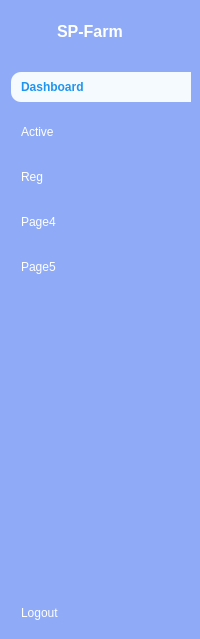
     <widget class="QWidget" name="icon_name_widget" native="true">
      <property name="styleSheet">
       <string notr="true">QWidget{
	background-color: rgb(143, 171, 247);
	color: white;
}
QPushButton{
	color: white;
	text-align: left;
	height: 30px;
	border: none;
	padding-left: 10px;
	border-top-left-radius: 10px;
	border-bottom-left-radius: 10px;
}
QPushButton::checked{
	
	background-color: rgb(245, 250, 254);
	color: rgb(31, 149, 239);
	font-weight: bold;
}</string>
      </property>
      <layout class="QVBoxLayout" name="verticalLayout_4">
       <property name="rightMargin">
        <number>9</number>
       </property>
       <item>
        <layout class="QHBoxLayout" name="horizontalLayout_3">
         <property name="rightMargin">
          <number>20</number>
         </property>
         <item>
          <widget class="QLabel" name="label_4">
           <property name="minimumSize">
            <size>
             <width>40</width>
             <height>40</height>
            </size>
           </property>
           <property name="maximumSize">
            <size>
             <width>40</width>
             <height>40</height>
            </size>
           </property>
           <property name="text">
            <string/>
           </property>
           <property name="pixmap">
            <pixmap resource="../ui/resources.qrc">:/icons/images/logo.png</pixmap>
           </property>
          </widget>
         </item>
         <item>
          <widget class="QLabel" name="label_2">
           <property name="font">
            <font>
             <pointsize>12</pointsize>
             <bold>true</bold>
            </font>
           </property>
           <property name="text">
            <string>SP-Farm</string>
           </property>
          </widget>
         </item>
        </layout>
       </item>
       <item>
        <layout class="QVBoxLayout" name="verticalLayout_3">
         <property name="spacing">
          <number>15</number>
         </property>
         <property name="topMargin">
          <number>15</number>
         </property>
         <item>
          <widget class="QPushButton" name="dashboard_2">
           <property name="cursor">
            <cursorShape>PointingHandCursor</cursorShape>
           </property>
           <property name="text">
            <string>Dashboard</string>
           </property>
           <property name="icon">
            <iconset resource="../ui/resources.qrc">
             <normaloff>:/icons/images/dashboard-white.png</normaloff>
             <normalon>:/icons/images/dashboard-dark.png</normalon>:/icons/images/dashboard-white.png</iconset>
           </property>
           <property name="iconSize">
            <size>
             <width>24</width>
             <height>24</height>
            </size>
           </property>
           <property name="checkable">
            <bool>true</bool>
           </property>
           <property name="checked">
            <bool>true</bool>
           </property>
           <property name="autoExclusive">
            <bool>true</bool>
           </property>
          </widget>
         </item>
         <item>
          <widget class="QPushButton" name="active_menu_2">
           <property name="cursor">
            <cursorShape>PointingHandCursor</cursorShape>
           </property>
           <property name="text">
            <string>Active</string>
           </property>
           <property name="icon">
            <iconset resource="../ui/resources.qrc">
             <normaloff>:/icons/images/dashboard-white.png</normaloff>
             <normalon>:/icons/images/dashboard-dark.png</normalon>:/icons/images/dashboard-white.png</iconset>
           </property>
           <property name="iconSize">
            <size>
             <width>24</width>
             <height>24</height>
            </size>
           </property>
           <property name="checkable">
            <bool>true</bool>
           </property>
           <property name="autoExclusive">
            <bool>true</bool>
           </property>
          </widget>
         </item>
         <item>
          <widget class="QPushButton" name="reg_2">
           <property name="cursor">
            <cursorShape>PointingHandCursor</cursorShape>
           </property>
           <property name="text">
            <string>Reg</string>
           </property>
           <property name="icon">
            <iconset resource="../ui/resources.qrc">
             <normaloff>:/icons/images/dashboard-white.png</normaloff>
             <normalon>:/icons/images/dashboard-dark.png</normalon>:/icons/images/dashboard-white.png</iconset>
           </property>
           <property name="iconSize">
            <size>
             <width>24</width>
             <height>24</height>
            </size>
           </property>
           <property name="checkable">
            <bool>true</bool>
           </property>
           <property name="autoExclusive">
            <bool>true</bool>
           </property>
          </widget>
         </item>
         <item>
          <widget class="QPushButton" name="page4_2">
           <property name="cursor">
            <cursorShape>PointingHandCursor</cursorShape>
           </property>
           <property name="text">
            <string>Page4</string>
           </property>
           <property name="icon">
            <iconset resource="../ui/resources.qrc">
             <normaloff>:/icons/images/dashboard-white.png</normaloff>
             <normalon>:/icons/images/dashboard-dark.png</normalon>:/icons/images/dashboard-white.png</iconset>
           </property>
           <property name="iconSize">
            <size>
             <width>24</width>
             <height>24</height>
            </size>
           </property>
           <property name="checkable">
            <bool>true</bool>
           </property>
           <property name="autoExclusive">
            <bool>true</bool>
           </property>
          </widget>
         </item>
         <item>
          <widget class="QPushButton" name="page5_2">
           <property name="cursor">
            <cursorShape>PointingHandCursor</cursorShape>
           </property>
           <property name="text">
            <string>Page5</string>
           </property>
           <property name="icon">
            <iconset resource="../ui/resources.qrc">
             <normaloff>:/icons/images/dashboard-white.png</normaloff>
             <normalon>:/icons/images/dashboard-dark.png</normalon>:/icons/images/dashboard-white.png</iconset>
           </property>
           <property name="iconSize">
            <size>
             <width>24</width>
             <height>24</height>
            </size>
           </property>
           <property name="checkable">
            <bool>true</bool>
           </property>
           <property name="autoExclusive">
            <bool>true</bool>
           </property>
          </widget>
         </item>
        </layout>
       </item>
       <item>
        <spacer name="verticalSpacer_2">
         <property name="orientation">
          <enum>Qt::Vertical</enum>
         </property>
         <property name="sizeHint" stdset="0">
          <size>
           <width>20</width>
           <height>310</height>
          </size>
         </property>
        </spacer>
       </item>
       <item>
        <widget class="QPushButton" name="pushButton_16">
         <property name="cursor">
          <cursorShape>PointingHandCursor</cursorShape>
         </property>
         <property name="text">
          <string>Logout</string>
         </property>
         <property name="icon">
          <iconset resource="../ui/resources.qrc">
           <normaloff>:/icons/images/dashboard-white.png</normaloff>:/icons/images/dashboard-white.png</iconset>
         </property>
         <property name="iconSize">
          <size>
           <width>24</width>
           <height>24</height>
          </size>
         </property>
         <property name="checkable">
          <bool>true</bool>
         </property>
        </widget>
       </item>
      </layout>
     </widget>
